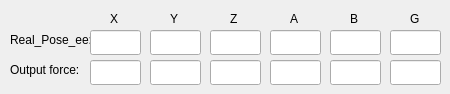
    <widget class="QWidget" name="tab_4">
     <attribute name="title">
      <string>3D Show</string>
     </attribute>
     <widget class="QLabel" name="label_25">
      <property name="geometry">
       <rect>
        <x>10</x>
        <y>30</y>
        <width>101</width>
        <height>20</height>
       </rect>
      </property>
      <property name="text">
       <string>Real_Pose_ee:</string>
      </property>
     </widget>
     <widget class="QLabel" name="label_26">
      <property name="geometry">
       <rect>
        <x>10</x>
        <y>60</y>
        <width>101</width>
        <height>20</height>
       </rect>
      </property>
      <property name="text">
       <string>Output force:</string>
      </property>
     </widget>
     <widget class="QLineEdit" name="Pose_ee_x">
      <property name="geometry">
       <rect>
        <x>90</x>
        <y>30</y>
        <width>51</width>
        <height>25</height>
       </rect>
      </property>
     </widget>
     <widget class="QLineEdit" name="Pose_ee_y">
      <property name="geometry">
       <rect>
        <x>150</x>
        <y>30</y>
        <width>51</width>
        <height>25</height>
       </rect>
      </property>
     </widget>
     <widget class="QLineEdit" name="Pose_ee_z">
      <property name="geometry">
       <rect>
        <x>210</x>
        <y>30</y>
        <width>51</width>
        <height>25</height>
       </rect>
      </property>
     </widget>
     <widget class="QLineEdit" name="Force_x">
      <property name="geometry">
       <rect>
        <x>90</x>
        <y>60</y>
        <width>51</width>
        <height>25</height>
       </rect>
      </property>
     </widget>
     <widget class="QLineEdit" name="Force_z">
      <property name="geometry">
       <rect>
        <x>210</x>
        <y>60</y>
        <width>51</width>
        <height>25</height>
       </rect>
      </property>
     </widget>
     <widget class="QLineEdit" name="Force_y">
      <property name="geometry">
       <rect>
        <x>150</x>
        <y>60</y>
        <width>51</width>
        <height>25</height>
       </rect>
      </property>
     </widget>
     <widget class="QLabel" name="label_27">
      <property name="geometry">
       <rect>
        <x>110</x>
        <y>10</y>
        <width>21</width>
        <height>17</height>
       </rect>
      </property>
      <property name="text">
       <string>X</string>
      </property>
     </widget>
     <widget class="QLabel" name="label_28">
      <property name="geometry">
       <rect>
        <x>170</x>
        <y>10</y>
        <width>16</width>
        <height>17</height>
       </rect>
      </property>
      <property name="text">
       <string>Y</string>
      </property>
     </widget>
     <widget class="QLabel" name="label_29">
      <property name="geometry">
       <rect>
        <x>230</x>
        <y>10</y>
        <width>21</width>
        <height>17</height>
       </rect>
      </property>
      <property name="text">
       <string>Z</string>
      </property>
     </widget>
     <widget class="QLineEdit" name="Pose_ee_G">
      <property name="geometry">
       <rect>
        <x>390</x>
        <y>30</y>
        <width>51</width>
        <height>25</height>
       </rect>
      </property>
     </widget>
     <widget class="QLineEdit" name="Pose_ee_A">
      <property name="geometry">
       <rect>
        <x>270</x>
        <y>30</y>
        <width>51</width>
        <height>25</height>
       </rect>
      </property>
     </widget>
     <widget class="QLineEdit" name="Pose_ee_B">
      <property name="geometry">
       <rect>
        <x>330</x>
        <y>30</y>
        <width>51</width>
        <height>25</height>
       </rect>
      </property>
     </widget>
     <widget class="QLabel" name="label_65">
      <property name="geometry">
       <rect>
        <x>290</x>
        <y>10</y>
        <width>21</width>
        <height>17</height>
       </rect>
      </property>
      <property name="text">
       <string>A</string>
      </property>
     </widget>
     <widget class="QLabel" name="label_66">
      <property name="geometry">
       <rect>
        <x>350</x>
        <y>10</y>
        <width>21</width>
        <height>17</height>
       </rect>
      </property>
      <property name="text">
       <string>B</string>
      </property>
     </widget>
     <widget class="QLabel" name="label_67">
      <property name="geometry">
       <rect>
        <x>410</x>
        <y>10</y>
        <width>21</width>
        <height>17</height>
       </rect>
      </property>
      <property name="text">
       <string>G</string>
      </property>
     </widget>
     <widget class="QLineEdit" name="Force_G">
      <property name="geometry">
       <rect>
        <x>390</x>
        <y>60</y>
        <width>51</width>
        <height>25</height>
       </rect>
      </property>
     </widget>
     <widget class="QLineEdit" name="Force_B">
      <property name="geometry">
       <rect>
        <x>330</x>
        <y>60</y>
        <width>51</width>
        <height>25</height>
       </rect>
      </property>
     </widget>
     <widget class="QLineEdit" name="Force_A">
      <property name="geometry">
       <rect>
        <x>270</x>
        <y>60</y>
        <width>51</width>
        <height>25</height>
       </rect>
      </property>
     </widget>
    </widget>
